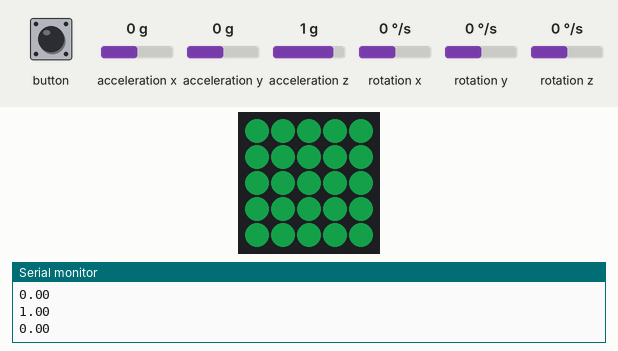
This sketch was run on a simulated ESP32. Parts: 5×5 RGB LED matrix (first LED top left, wired row by row), the last lines printed to the serial monitor. The test bench sets the inputs (shaded band); at power-on: acceleration z 1 g, acceleration x 0 g, acceleration y 0 g, rotation x 0 °/s, rotation y 0 °/s, rotation z 0 °/s. Dim RGB values are drawn brighter than linear.

Above: at 1.2 s.
1.3 s: acceleration z set to 0.2 g
2.8 s: acceleration z set to -0.1 g
At 3.9 s:
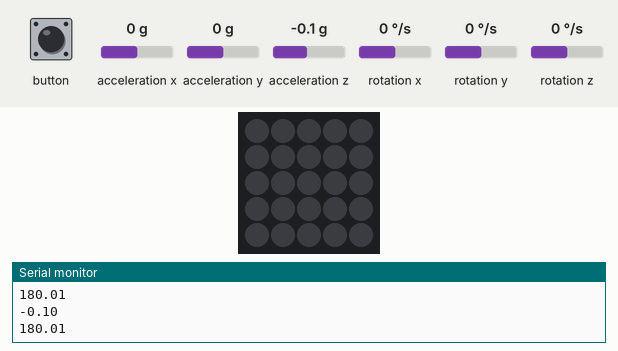
4.3 s: acceleration z set to 0.8 g
At 5.9 s:
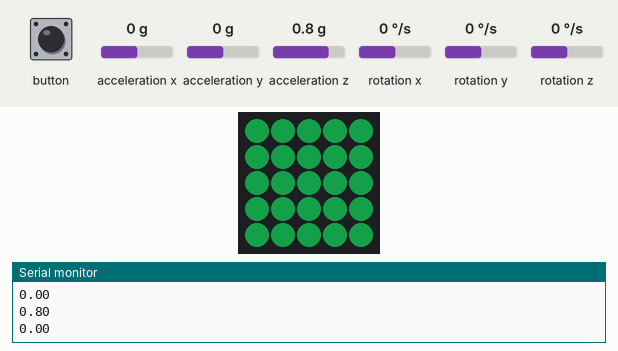
6.4 s: acceleration z set to -1.4 g
At 7.2 s:
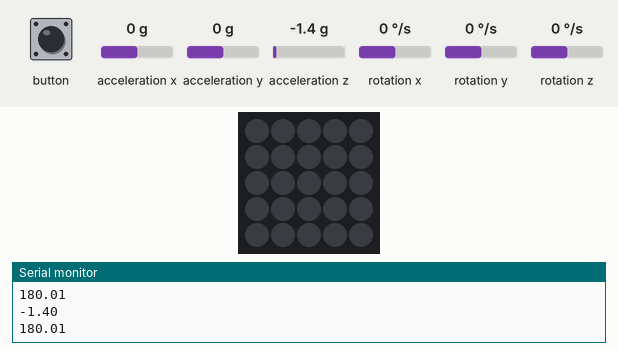
Timing chart, 0 to 8.9 s (numbered marks = the images above; inputs shaded):
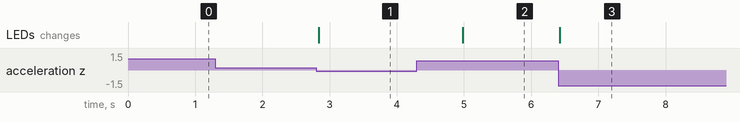

Measured:
- the behaviour switches between 0.1 and 0 g on acceleration z (found by bisection; images 0 and 1)
- after the input at 2.8 s, the LEDs: change at once (image 1)
- after the input at 4.3 s, the LEDs: change after 0.68 s (image 2)
- after the input at 6.4 s, the LEDs: change at once (image 3)

The sketch:

Skeleton_gyroscope.ino
```cpp
#include "M5Atom.h"

bool Delay();

void setup() {
  M5.begin(true, true, true);
  M5.IMU.Init();
  //Serial.begin(115200);
  Serial.println("Initializing M5Stack Atom Matrix");
}

CRGB colors[] = {
  0xfe0000, // red
  0x1ED35E, // green
  0xff0000 // red
};

float accX, accY, accZ;
float gyroX, gyroY, gyroZ;
float ahrsX, ahrsY, ahrsZ;
float temp;


int time_blink = 300;
int x, y, p;
int count=0;
bool Blink = 0;

void loop() {

  M5.IMU.getTempData(&temp);
  M5.IMU.getAccelData(&accX, &accY, &accZ);
  M5.IMU.getGyroData(&gyroX, &gyroY, &gyroZ);
  M5.IMU.getAhrsData(&ahrsX, &ahrsY, &ahrsZ);

  //  Serial.println("Coordinates");
  //  Serial.println(gyroX);
  //  Serial.println(gyroY);
  //  Serial.println(gyroZ);

  //  Serial.println(ahrsX);
  //  Serial.println(ahrsY);
  //  Serial.println(ahrsZ);


  //check if any condition is true
  if (check_from_sleep()) {
    count = 1;
  }
  else {
    count = 0;
  }

  //check if there was a valid conditio
  //change state from sleep if needed
  if (count == 0) {
    M5.dis.clear();
  }
  else if (count == 1 ) {
    p = 1;

    for (x = 0; x < 5; x++) {
      for (y = 0; y < 5; y++) {
        M5.dis.drawpix(x, y, colors[p]);
      }
    }
  }
  else {
    count = 0;
    Serial.println("There has been a mistake");
  }

  if(Delay(1000)){
    count = 1;
    }

  M5.update();
  delay(50);
}

//wait while executing bg checks
bool Delay(int num) {
  bool check_pressed = 0;
  int time_passed = 0;

  while (check_pressed != 1 && time_passed < num) {
    if (check_from_sleep()) {
      check_pressed = 1;
    }

    delay(10);
    time_passed = time_passed + 10;
    //    Serial.println("This is the time passed so far");
    //    Serial.println(time_passed);
    //    Serial.println("This is the check");
    //    Serial.println(check_pressed);
    M5.update();
    if (check_pressed) {
      break;
    }
  }
  return check_pressed;
}

//different test that need to be performed while waiting
bool check_from_sleep() {
  bool test  = false;
  Serial.println(accZ);
  Serial.println(ahrsY);

  if (M5.Btn.wasPressed()) {
    test = true;
  }
  if (ahrsY < -170) {
    test = true;
  }
  if (accZ > 0.1) {
    test = true;
  }
  return test;
}
```
